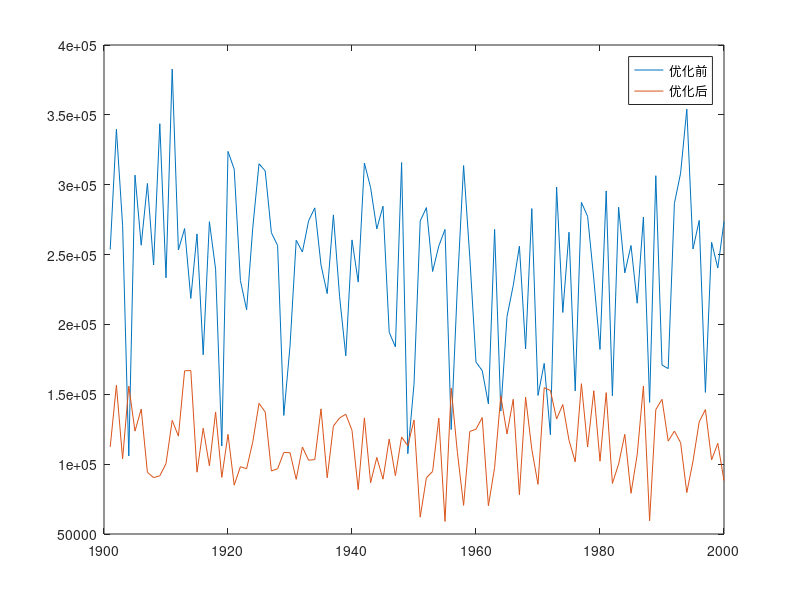
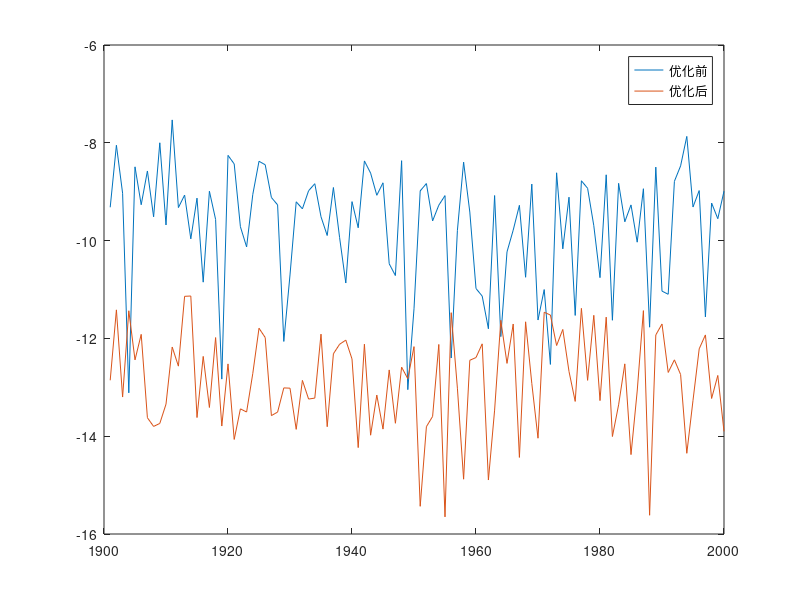
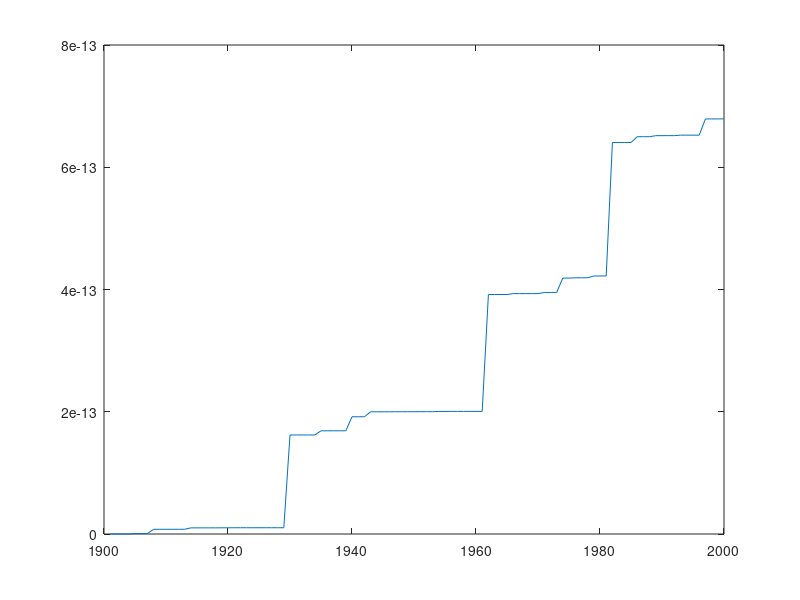
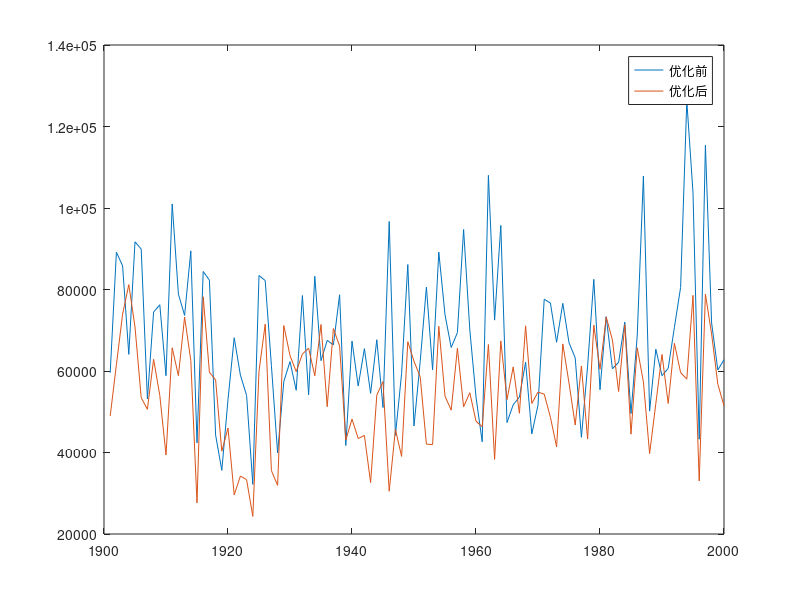

The MATLAB source for these figures, in order: (Note: this script raises an error after producing the figures.)

%% Tshaft - -realtime
load L_NT1.mat 
load D_FT1.mat 
load L_NT2.mat 
load D_FT2.mat
%%
figure()
plot(1901:2000,L_NT1(100,:))
hold on
plot(1901:2000,L_NT2(100,:))
legend('优化前','优化后')

sum(L_NT1(100,:))
sum(L_NT2(100,:))

figure()
plot(1901:2000,log10(D_FT1(100,:)))
hold on
plot(1901:2000,log10(D_FT2(100,:)))
legend('优化前','优化后')
% ylim([0 2e-17])
sum(D_FT1(100,:))
sum(D_FT2(100,:))
%%
figure()
plot(1901:2000,D_FT2(:,50))

%% Ft - -realtime
load L_NF1.mat 
load D_FF1.mat 
load L_NF2.mat 
load D_FF2.mat
%%
figure()
plot(1901:2000,L_NF1(100,:))
hold on
plot(1901:2000,L_NF2(100,:))
legend('优化前','优化后')
sum(L_NF1(100,:))
sum(L_NF2(100,:))
figure()
plot(1901:2000,log10(D_FF1(100,:)))
hold on
plot(1901:2000,log10(D_FF2(100,:)))
legend('优化前','优化后')
% ylim([0 2e-17])
sum(D_FF1(100,:))
sum(D_FF2(100,:))
%%
figure()
plot(1901:2000,D_FF2(:,50))
%% 优化前后风机间参考功率方差值
load('Pref2.mat','Pref2')
load('Tshaft2.mat','Tshaft2')
load('Ft2.mat','Ft2')
Pref_std = std(Pref');
Pref2_std = std(Pref2');
figure()

plot(1:2000,Pref_std.^2)
hold on
plot(1:2000,Pref2_std.^2)
legend('原始','优化')




